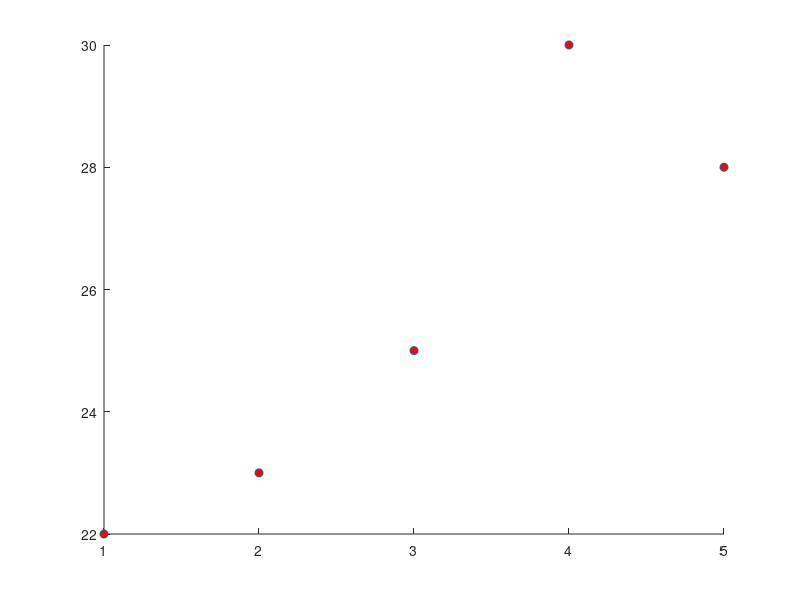

Write the MATLAB code that produced this figure. (Note: this script raises an error after producing the figure.)
f = @(x) exp(sin(x));

nodes = [1,2,3,4,5];
values = [22,23,25,30,28];
clf;
hold on;

plot(nodes,values,'o','markerfacecolor','red');

X = linspace(1,5,1000);
plot(X, newton_formula(nodes,values,X),'--k','linewidth',5);


plot(X, lagrange_barycentric(nodes,values,X));